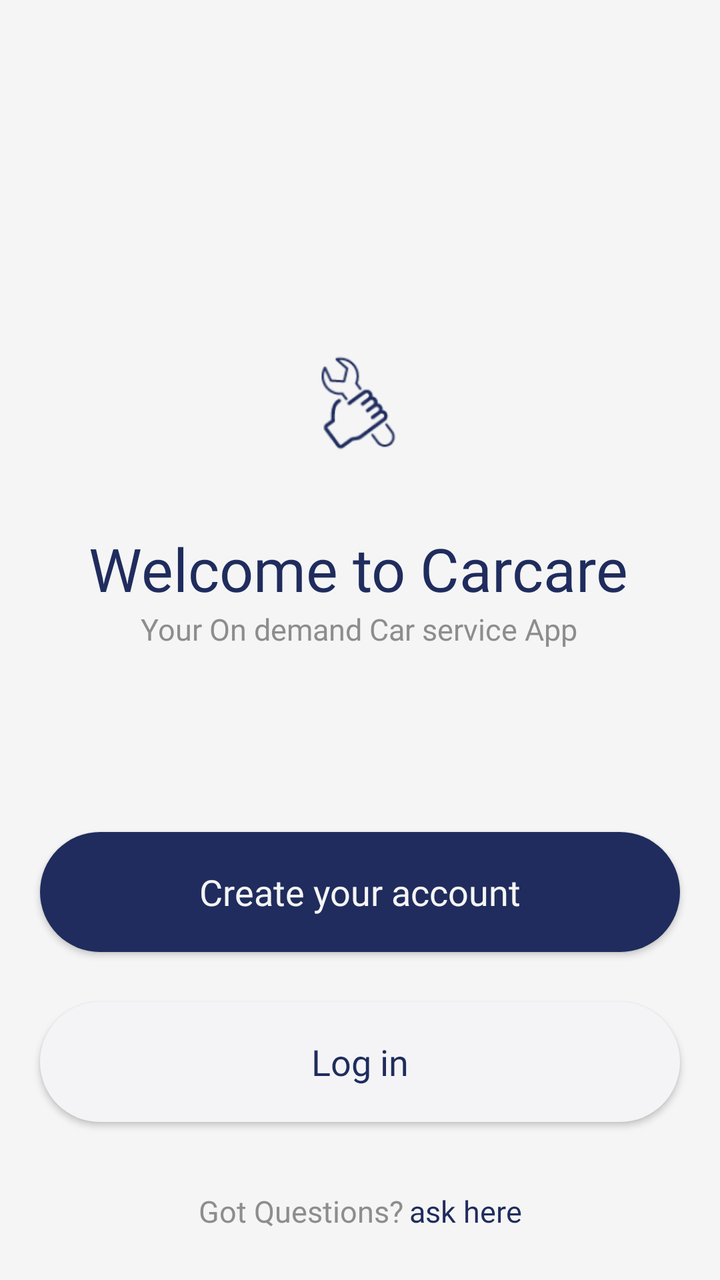
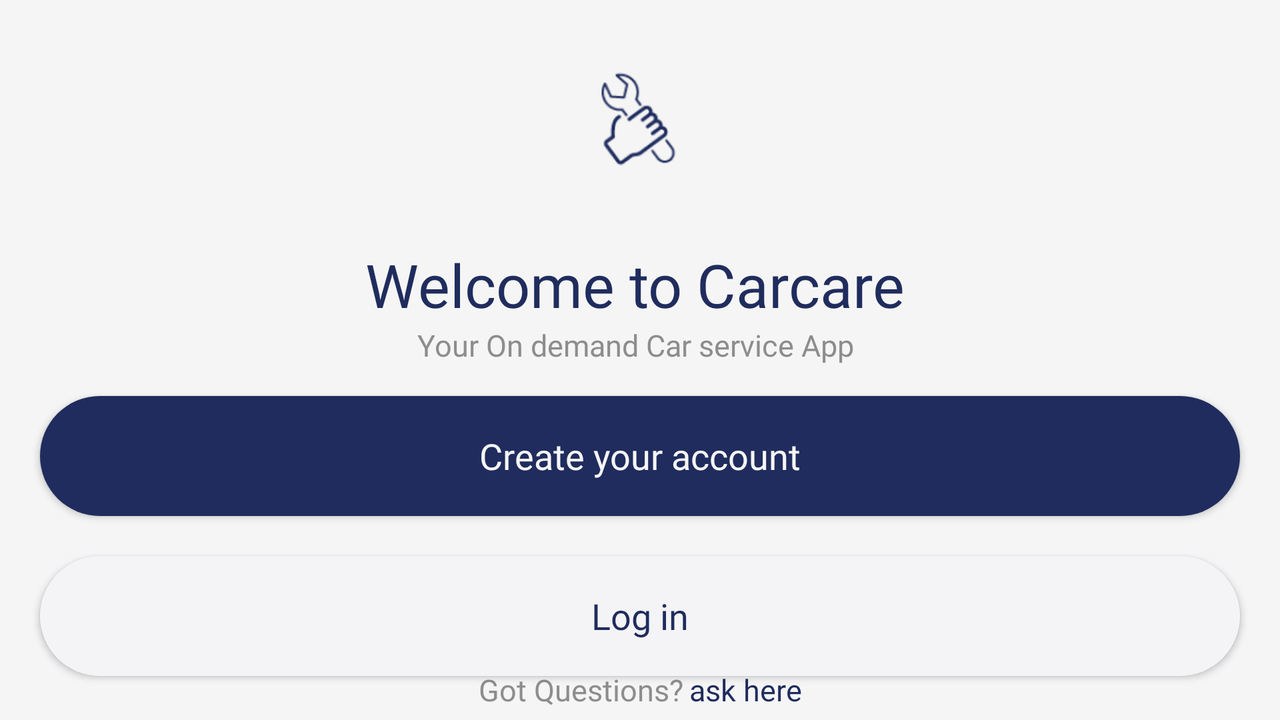

Compare how this app lays out the same screen by default and in its alternative resource folder. The renders come first, then the two layout files and the values they reference.
<!-- AndroidManifest.xml: application theme Theme.Carcare -->
<!-- res/layout/fragment_welcome_screen.xml -->
<?xml version="1.0" encoding="utf-8"?>
<layout xmlns:android="http://schemas.android.com/apk/res/android"
    xmlns:app="http://schemas.android.com/apk/res-auto"
    xmlns:tools="http://schemas.android.com/tools">

    <data>
        <variable
            name="viewModel"
            type="com.maricool.carcare.ui.welcome.WelcomeViewModel" />
    </data>

    <androidx.constraintlayout.widget.ConstraintLayout
        android:layout_width="match_parent"
        android:layout_height="match_parent"
        android:layout_gravity="center"
        android:background="@color/background"
        android:orientation="vertical"
        tools:context=".ui.welcome.WelcomeScreenFragment">

        <androidx.constraintlayout.widget.Guideline
            android:id="@+id/guideline"
            android:layout_width="wrap_content"
            android:layout_height="wrap_content"
            android:orientation="horizontal"
            app:layout_constraintGuide_percent="0.25" />

        <androidx.constraintlayout.widget.Guideline
            android:id="@+id/guideline2"
            android:layout_width="wrap_content"
            android:layout_height="wrap_content"
            android:orientation="horizontal"
            app:layout_constraintGuide_percent="0.65" />

        <androidx.constraintlayout.widget.Guideline
            android:id="@+id/guideline3"
            android:layout_width="wrap_content"
            android:layout_height="wrap_content"
            android:orientation="horizontal"
            app:layout_constraintGuide_percent="0.93" />

        <androidx.appcompat.widget.AppCompatImageView
            android:id="@+id/app_logo"
            android:layout_width="100dp"
            android:layout_height="80dp"
            app:layout_constraintEnd_toEndOf="parent"
            app:layout_constraintStart_toStartOf="parent"
            app:layout_constraintTop_toTopOf="@+id/guideline"
            app:srcCompat="@drawable/app_logo_colored" />

        <androidx.appcompat.widget.AppCompatTextView
            android:id="@+id/welcome_message"
            android:layout_width="wrap_content"
            android:layout_height="wrap_content"
            android:layout_marginTop="24dp"
            android:fontFamily="@font/poppins_bold"
            android:text="@string/app_welcome"
            android:textColor="@color/onBackground"
            android:textSize="30sp"
            app:layout_constraintEnd_toEndOf="parent"
            app:layout_constraintHorizontal_bias="0.494"
            app:layout_constraintStart_toStartOf="parent"
            app:layout_constraintTop_toBottomOf="@+id/app_logo" />

        <androidx.appcompat.widget.AppCompatTextView
            android:id="@+id/app_title"
            android:layout_width="wrap_content"
            android:layout_height="wrap_content"
            android:fontFamily="@font/poppins_medium"
            android:text="@string/app_short_title"
            android:textColor="@color/textColorOnBackground"
            android:textSize="15sp"
            app:layout_constraintEnd_toEndOf="@+id/welcome_message"
            app:layout_constraintStart_toStartOf="@+id/welcome_message"
            app:layout_constraintTop_toBottomOf="@+id/welcome_message" />

        <androidx.appcompat.widget.AppCompatButton
            android:id="@+id/create_account"
            android:layout_width="match_parent"
            android:layout_height="60dp"
            android:layout_marginStart="@dimen/size_20"
            android:layout_marginEnd="@dimen/size_20"
            android:background="@drawable/button_background_blu"
            android:fontFamily="@font/poppins_medium"
            android:onClick="@{() -> viewModel.goToCreateAccountPressed()}"
            android:text="@string/create_your_account"
            android:textAllCaps="false"
            android:textColor="@color/background"
            android:textSize="@dimen/text_size_18"
            app:layout_constraintEnd_toEndOf="parent"
            app:layout_constraintStart_toStartOf="parent"
            app:layout_constraintTop_toTopOf="@+id/guideline2" />

        <androidx.appcompat.widget.AppCompatButton
            android:layout_width="match_parent"
            android:layout_height="60dp"
            android:layout_marginStart="@dimen/size_20"
            android:layout_marginTop="@dimen/size_25"
            android:layout_marginEnd="@dimen/size_20"
            android:background="@drawable/button_background_white"
            android:fontFamily="@font/poppins_medium"
            android:onClick="@{() -> viewModel.goToLoginPressed()}"
            android:text="@string/log_in"
            android:textAllCaps="false"
            android:textColor="@color/onBackground"
            android:textSize="@dimen/text_size_18"
            app:layout_constraintEnd_toEndOf="parent"
            app:layout_constraintStart_toStartOf="parent"
            app:layout_constraintTop_toBottomOf="@+id/create_account" />

        <androidx.appcompat.widget.AppCompatTextView
            android:id="@+id/ask_question"
            android:layout_width="wrap_content"
            android:layout_height="wrap_content"
            android:layout_marginEnd="3dp"
            android:fontFamily="@font/poppins_medium"
            android:text="@string/get_questions"
            android:textColor="@color/textColorOnBackground"
            android:textSize="@dimen/text_size_15"
            app:layout_constraintEnd_toStartOf="@+id/ask_here"
            app:layout_constraintHorizontal_bias="0.5"
            app:layout_constraintHorizontal_chainStyle="packed"
            app:layout_constraintStart_toStartOf="parent"
            app:layout_constraintTop_toTopOf="@+id/guideline3" />

        <androidx.appcompat.widget.AppCompatTextView
            android:id="@+id/ask_here"
            android:layout_width="wrap_content"
            android:layout_height="wrap_content"
            android:fontFamily="@font/poppins_medium"
            android:text="@string/ask_here"
            android:textColor="@color/onBackground"
            android:textSize="@dimen/text_size_15"
            app:layout_constraintBottom_toBottomOf="@+id/ask_question"
            app:layout_constraintEnd_toEndOf="parent"
            app:layout_constraintHorizontal_bias="0.5"
            app:layout_constraintStart_toEndOf="@+id/ask_question"
            app:layout_constraintTop_toTopOf="@+id/ask_question" />
    </androidx.constraintlayout.widget.ConstraintLayout>
</layout>
<!-- resources referenced by this layout -->
<resources>
  <color name="background">#F5F5F5</color>
  <color name="onBackground">#1F2C5D</color>
  <color name="textColorOnBackground">#8D8D8D</color>
  <dimen name="size_20">20dp</dimen>
  <dimen name="size_25">25dp</dimen>
  <dimen name="text_size_15">15sp</dimen>
  <dimen name="text_size_18">18sp</dimen>
  <!-- drawable app_logo_colored: png bitmap (drawable-v24, 7858 bytes) -->
  <!-- drawable button_background_blu (drawable-v24) -->
  <?xml version="1.0" encoding="utf-8"?>
  <ripple xmlns:android="http://schemas.android.com/apk/res/android"
      android:color="@color/background">
      <item android:id="@android:id/mask">
          <shape android:shape="rectangle">
              <solid android:color="#283771"/>
              <corners android:radius="40dp"/>
          </shape>
      </item>
      <item android:id="@android:id/background">
          <shape android:shape="rectangle">
          <solid android:color="@color/onBackground"/>
          <corners android:radius="40dp"/>
          </shape>
      </item>
  </ripple>
  <!-- drawable button_background_white (drawable-v24) -->
  <?xml version="1.0" encoding="utf-8"?>
  <ripple xmlns:android="http://schemas.android.com/apk/res/android"
      android:color="@color/onBackground">
      <item android:id="@android:id/mask">
          <shape android:shape="rectangle">
              <solid android:color="#F4F4F7" />
  
              <corners android:radius="40dp" />
          </shape>
      </item>
      <item android:id="@android:id/background">
          <shape android:shape="rectangle">
              <solid android:color="#F4F4F7" />
              <corners android:radius="40dp" />
          </shape>
      </item>
  </ripple>
  <string name="app_short_title">Your On demand Car service App</string>
  <string name="app_welcome">Welcome to Carcare</string>
  <string name="ask_here">ask here</string>
  <string name="create_your_account">Create your account</string>
  <string name="get_questions">Got Questions?</string>
  <string name="log_in">Log in</string>
  <style name="Theme.Carcare" parent="Theme.MaterialComponents.DayNight.NoActionBar">
          
          
          
          <item name="android:statusBarColor">@color/onBackground</item>
          
      </style>
</resources>
<!-- res/layout-land/fragment_welcome_screen.xml (the repository's variant of the layout above) -->
<!-- drawn on the phone turned sideways -->
<?xml version="1.0" encoding="utf-8"?>
<layout xmlns:android="http://schemas.android.com/apk/res/android"
    xmlns:app="http://schemas.android.com/apk/res-auto"
    xmlns:tools="http://schemas.android.com/tools">

    <data>

    </data>

    <androidx.constraintlayout.widget.ConstraintLayout
        android:layout_width="match_parent"
        android:layout_height="match_parent"
        android:layout_gravity="center"
        android:background="@color/background"
        android:orientation="vertical"
        tools:context=".ui.welcome.WelcomeScreenFragment">

        <androidx.constraintlayout.widget.Guideline
            android:id="@+id/guideline"
            android:layout_width="wrap_content"
            android:layout_height="wrap_content"
            android:orientation="horizontal"
            app:layout_constraintGuide_percent="0.05" />

        <androidx.constraintlayout.widget.Guideline
            android:id="@+id/guideline2"
            android:layout_width="wrap_content"
            android:layout_height="wrap_content"
            android:orientation="horizontal"
            app:layout_constraintGuide_percent="0.55" />

        <androidx.constraintlayout.widget.Guideline
            android:id="@+id/guideline3"
            android:layout_width="wrap_content"
            android:layout_height="wrap_content"
            android:orientation="horizontal"
            app:layout_constraintGuide_percent="0.93" />

        <androidx.appcompat.widget.AppCompatImageView
            android:id="@+id/app_logo"
            android:layout_width="100dp"
            android:layout_height="80dp"
            app:layout_constraintEnd_toEndOf="parent"
            app:layout_constraintStart_toStartOf="parent"
            app:layout_constraintTop_toTopOf="@+id/guideline"
            app:srcCompat="@drawable/app_logo_colored" />

        <androidx.appcompat.widget.AppCompatTextView
            android:id="@+id/welcome_message"
            android:layout_width="wrap_content"
            android:layout_height="wrap_content"
            android:layout_marginTop="24dp"
            android:fontFamily="@font/poppins_bold"
            android:text="@string/app_welcome"
            android:textColor="@color/onBackground"
            android:textSize="30sp"
            app:layout_constraintEnd_toEndOf="parent"
            app:layout_constraintHorizontal_bias="0.494"
            app:layout_constraintStart_toStartOf="parent"
            app:layout_constraintTop_toBottomOf="@+id/app_logo" />

        <androidx.appcompat.widget.AppCompatTextView
            android:id="@+id/app_title"
            android:layout_width="wrap_content"
            android:layout_height="wrap_content"
            android:fontFamily="@font/poppins_medium"
            android:text="@string/app_short_title"
            android:textColor="@color/textColorOnBackground"
            android:textSize="15sp"
            app:layout_constraintEnd_toEndOf="@+id/welcome_message"
            app:layout_constraintStart_toStartOf="@+id/welcome_message"
            app:layout_constraintTop_toBottomOf="@+id/welcome_message" />

        <androidx.appcompat.widget.AppCompatButton
            android:id="@+id/create_account"
            android:layout_width="match_parent"
            android:layout_height="60dp"
            android:layout_marginStart="@dimen/size_20"
            android:layout_marginEnd="@dimen/size_20"
            android:background="@drawable/button_background_blu"
            android:fontFamily="@font/poppins_medium"
            android:text="@string/create_your_account"
            android:textAllCaps="false"
            android:textColor="@color/background"
            android:textSize="@dimen/text_size_18"
            app:layout_constraintEnd_toEndOf="parent"
            app:layout_constraintStart_toStartOf="parent"
            app:layout_constraintTop_toTopOf="@+id/guideline2" />

        <androidx.appcompat.widget.AppCompatButton
            android:layout_width="match_parent"
            android:layout_height="60dp"
            android:layout_marginStart="@dimen/size_20"
            android:layout_marginTop="@dimen/size_20"
            android:layout_marginEnd="@dimen/size_20"
            android:background="@drawable/button_background_white"
            android:fontFamily="@font/poppins_medium"
            android:text="@string/log_in"
            android:textAllCaps="false"
            android:textColor="@color/onBackground"
            android:textSize="@dimen/text_size_18"
            app:layout_constraintEnd_toEndOf="parent"
            app:layout_constraintStart_toStartOf="parent"
            app:layout_constraintTop_toBottomOf="@+id/create_account" />

        <androidx.appcompat.widget.AppCompatTextView
            android:id="@+id/ask_question"
            android:layout_width="wrap_content"
            android:layout_height="wrap_content"
            android:fontFamily="@font/poppins_medium"
            android:text="@string/get_questions"
            android:textColor="@color/textColorOnBackground"
            android:textSize="@dimen/text_size_15"
            android:layout_marginEnd="3dp"
            app:layout_constraintEnd_toStartOf="@+id/ask_here"
            app:layout_constraintHorizontal_bias="0.5"
            app:layout_constraintHorizontal_chainStyle="packed"
            app:layout_constraintStart_toStartOf="parent"
            app:layout_constraintTop_toTopOf="@+id/guideline3" />

        <androidx.appcompat.widget.AppCompatTextView
            android:id="@+id/ask_here"
            android:layout_width="wrap_content"
            android:layout_height="wrap_content"
            android:fontFamily="@font/poppins_medium"
            android:text="@string/ask_here"
            android:textColor="@color/onBackground"
            android:textSize="@dimen/text_size_15"
            app:layout_constraintBottom_toBottomOf="@+id/ask_question"
            app:layout_constraintEnd_toEndOf="parent"
            app:layout_constraintHorizontal_bias="0.5"
            app:layout_constraintStart_toEndOf="@+id/ask_question"
            app:layout_constraintTop_toTopOf="@+id/ask_question" />
    </androidx.constraintlayout.widget.ConstraintLayout>
</layout>
<!-- resources referenced by the variant -->
<!-- as the phone turned sideways resolves them -->
<resources>
  <color name="background">#F5F5F5</color>
  <color name="onBackground">#1F2C5D</color>
  <color name="textColorOnBackground">#8D8D8D</color>
  <dimen name="size_20">20dp</dimen>
  <dimen name="text_size_15">15sp</dimen>
  <dimen name="text_size_18">18sp</dimen>
  <!-- drawable app_logo_colored: png bitmap (drawable-v24, 7858 bytes) -->
  <!-- drawable button_background_blu (drawable-v24) -->
  <?xml version="1.0" encoding="utf-8"?>
  <ripple xmlns:android="http://schemas.android.com/apk/res/android"
      android:color="@color/background">
      <item android:id="@android:id/mask">
          <shape android:shape="rectangle">
              <solid android:color="#283771"/>
              <corners android:radius="40dp"/>
          </shape>
      </item>
      <item android:id="@android:id/background">
          <shape android:shape="rectangle">
          <solid android:color="@color/onBackground"/>
          <corners android:radius="40dp"/>
          </shape>
      </item>
  </ripple>
  <!-- drawable button_background_white (drawable-v24) -->
  <?xml version="1.0" encoding="utf-8"?>
  <ripple xmlns:android="http://schemas.android.com/apk/res/android"
      android:color="@color/onBackground">
      <item android:id="@android:id/mask">
          <shape android:shape="rectangle">
              <solid android:color="#F4F4F7" />
  
              <corners android:radius="40dp" />
          </shape>
      </item>
      <item android:id="@android:id/background">
          <shape android:shape="rectangle">
              <solid android:color="#F4F4F7" />
              <corners android:radius="40dp" />
          </shape>
      </item>
  </ripple>
  <string name="app_short_title">Your On demand Car service App</string>
  <string name="app_welcome">Welcome to Carcare</string>
  <string name="ask_here">ask here</string>
  <string name="create_your_account">Create your account</string>
  <string name="get_questions">Got Questions?</string>
  <string name="log_in">Log in</string>
  <style name="Theme.Carcare" parent="Theme.MaterialComponents.DayNight.NoActionBar">
          
          
          
          <item name="android:statusBarColor">@color/onBackground</item>
          
      </style>
</resources>
